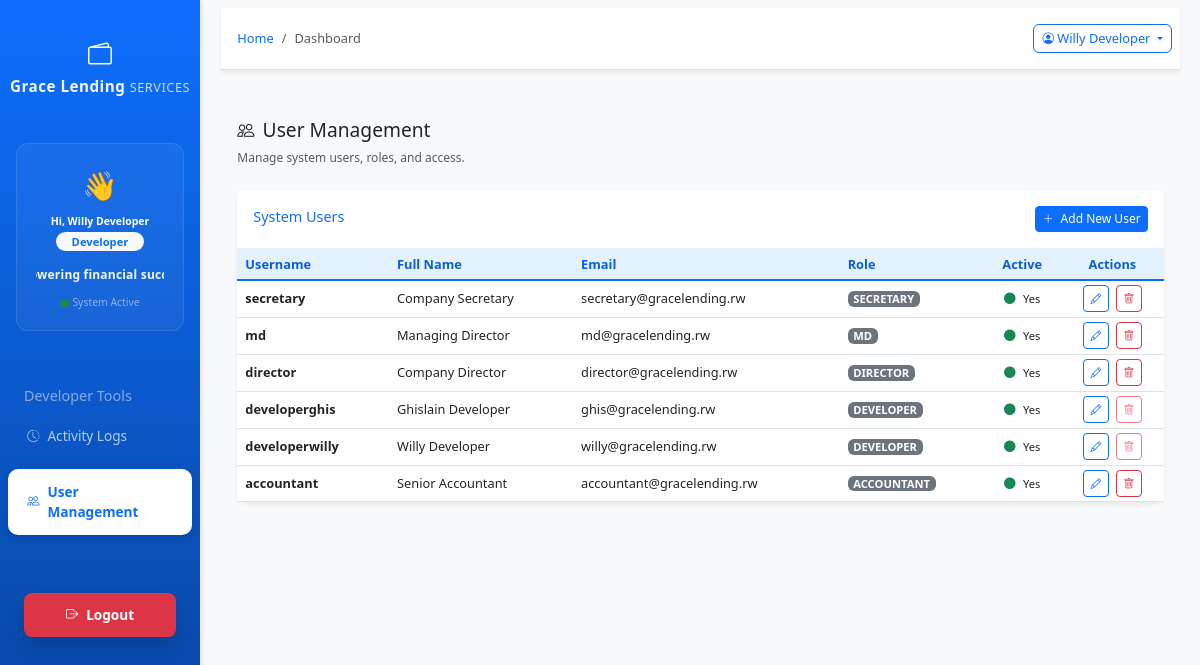
Screenshot of /app.gracelending/index.php?page=user_management (signed in) with the database file from the repository.
### tables this page shows
CREATE TABLE `users` (
  `user_id` int(11) NOT NULL,
  `username` varchar(50) NOT NULL,
  `password` varchar(255) NOT NULL,
  `role` varchar(50) NOT NULL,
  `full_name` varchar(100) NOT NULL,
  `email` varchar(100) NOT NULL,
  `is_active` tinyint(1) DEFAULT '1',
  `created_at` timestamp NOT NULL DEFAULT CURRENT_TIMESTAMP
);

### app.gracelending/modules/user_management.php (the view, shortened to what this page needs)
<?php
$conn = getConnection();
$users = $conn->query("SELECT * FROM users ORDER BY role DESC, username ASC");
?>
<div class="container-fluid py-4">
    <div class="row">
        <div class="col-12">
            <h1 class="h3 mb-2 text-gray-800"><i class="bi bi-people me-2"></i>User Management</h1>
            <p class="text-muted small mb-4">Manage system users, roles, and access.</p>
            <div class="card shadow-sm border-0 mb-4">
                <div class="card-header bg-white py-3 d-flex justify-content-between align-items-center">
                    <h6 class="m-0 font-weight-bold text-primary">System Users</h6>
                    <button class="btn btn-primary btn-sm" data-bs-toggle="modal" data-bs-target="#userModal" onclick="setUserModal('create')">
                        <i class="bi bi-plus-lg me-1"></i> Add New User
                    </button>
                </div>
                <div class="card-body p-0">
                    <div class="table-responsive">
                        <table class="table table-hover align-middle mb-0">
                            <thead class="bg-light">
                                <tr>
                                    <th class="px-3">Username</th>
                                    <th>Full Name</th>
                                    <th>Email</th>
                                    <th>Role</th>
                                    <th class="text-center">Active</th>
                                    <th class="text-center">Actions</th>
                                </tr>
                            </thead>
                            <tbody>
                                <?php while ($row = $users->fetch_assoc()): ?>
                                <tr>
                                    <td class="px-3">
                                        <span class="fw-bold"><?= htmlspecialchars($row['username']) ?></span>
                                    </td>
                                    <td><?= htmlspecialchars($row['full_name']) ?></td>
                                    <td><?= htmlspecialchars($row['email']) ?></td>
                                    <td><span class="badge bg-secondary"><?= strtoupper($row['role']) ?></span></td>
                                    <td class="text-center">
                                        <i class="bi bi-circle-fill <?= $row['is_active'] ? 'text-success' : 'text-danger' ?>" style="font-size:0.6rem;"></i>
                                        <small class="ms-1"><?= $row['is_active'] ? 'Yes' : 'No' ?></small>
                                    </td>
                                    <td class="text-center">
                                        <button class="btn btn-outline-primary btn-sm me-1" onclick='setUserModal("edit", <?= json_encode($row) ?>)' data-bs-toggle="modal" data-bs-target="#userModal">
                                            <i class="bi bi-pencil"></i>
                                        </button>
                                        <form method="POST" class="d-inline" onsubmit="return confirm('Are you sure you want to delete this user?');">
                                            <button type="submit" class="btn btn-outline-danger btn-sm" <?= ($row['role'] === 'Developer') ? 'disabled title="Cannot delete developers"' : '' ?>>
                                                <i class="bi bi-trash"></i>
                                            </button>
                                        </form>
                                    </td>
                                </tr>
                                <?php endwhile; ?>
                            </tbody>
                        </table>
                    </div>
                </div>
            </div>
        </div>
    </div>
</div>

### app.gracelending/assets/css/style.css (style rules this page uses)
:root { --primary-blue: #0d6efd; --light-blue: #e3f2fd; --dark-blue: #0b5ed7; --white: #ffffff; --light-gray: #f8f9fa; --gray: #6c757d; --dark-gray: #343a40; }
body { background-color: #f8f9fa; font-family: 'Segoe UI', Tahoma, Geneva, Verdana, sans-serif; }
.card { border: none; border-radius: 10px; box-shadow: 0 4px 6px rgba(0, 0, 0, 0.05); transition: transform 0.3s, box-shadow 0.3s; }
.card-header { background-color: var(--white); border-bottom: 2px solid var(--light-blue); font-weight: 600; color: var(--dark-blue); }
.table { background-color: var(--white); }
.table thead th { background-color: var(--light-blue); border-bottom: 2px solid var(--primary-blue); color: var(--dark-blue); font-weight: 600; }
.btn-primary { background-color: var(--primary-blue); border-color: var(--primary-blue); }
.btn-outline-primary { color: var(--primary-blue); border-color: var(--primary-blue); }

### app.gracelending/index.php (style rules this page uses)
body { font-size: 12px !important; overflow-x: hidden; }
.card { margin-bottom: 0.5rem !important; }
.card-header { padding: 0.5rem 1rem !important; }
.card-body { padding: 0.75rem !important; }
.card-title, .card-header h5, .card-header h6 { font-size: 0.9rem !important; margin-bottom: 0.25rem !important; }
.table { font-size: 0.8rem !important; }
.table th, .table td { padding: 0.3rem 0.5rem !important; }
.btn { font-size: 0.8rem !important; padding: 0.25rem 0.5rem !important; }
.btn-sm { font-size: 0.75rem !important; padding: 0.2rem 0.4rem !important; }
.badge { font-size: 0.7rem !important; padding: 0.15rem 0.35rem !important; }
h1, .h1 { font-size: 1.5rem !important; }
h3, .h3 { font-size: 1.2rem !important; }
h6, .h6 { font-size: 0.9rem !important; }
.mb-2 { margin-bottom: 0.5rem !important; }
.mb-4 { margin-bottom: 1rem !important; }
.py-3 { padding-top: 0.75rem !important; padding-bottom: 0.75rem !important; }
.py-4 { padding-top: 1rem !important; padding-bottom: 1rem !important; }
.px-3 { padding-left: 0.75rem !important; padding-right: 0.75rem !important; }
.text-muted { font-size: 0.75rem !important; }
h1, h2, h3, h4, h5, h6 { line-height: 1.2 !important; }
p, .form-label, .small { line-height: 1.3 !important; }
.table-hover tbody tr { line-height: 1.2 !important; }
.bi { font-size: 0.9em !important; }
.row { margin-bottom: 0.25rem !important; }
.container-fluid { padding: 0.5rem !important; }

### rows the page displays
users: username "secretary", full_name "Company Secretary", email "secretary@gracelending.rw", role "SECRETARY", is_active 1 (drawn)
users: username "md", full_name "Managing Director", email "md@gracelending.rw", role "MD", is_active 1 (drawn)
users: username "director", full_name "Company Director", email "director@gracelending.rw", role "DIRECTOR", is_active 1 (drawn)
users: username "developerghis", full_name "Ghislain Developer", email "ghis@gracelending.rw", role "DEVELOPER", is_active 1 (drawn)
users: username "developerwilly", full_name "Willy Developer", email "willy@gracelending.rw", role "DEVELOPER", is_active 1 (drawn)
users: username "accountant", full_name "Senior Accountant", email "accountant@gracelending.rw", role "ACCOUNTANT", is_active 1 (drawn)

### other values shown
$_SESSION['user_name'] "Willy Developer"
$user_role "Developer"
$page_title "Dashboard"
